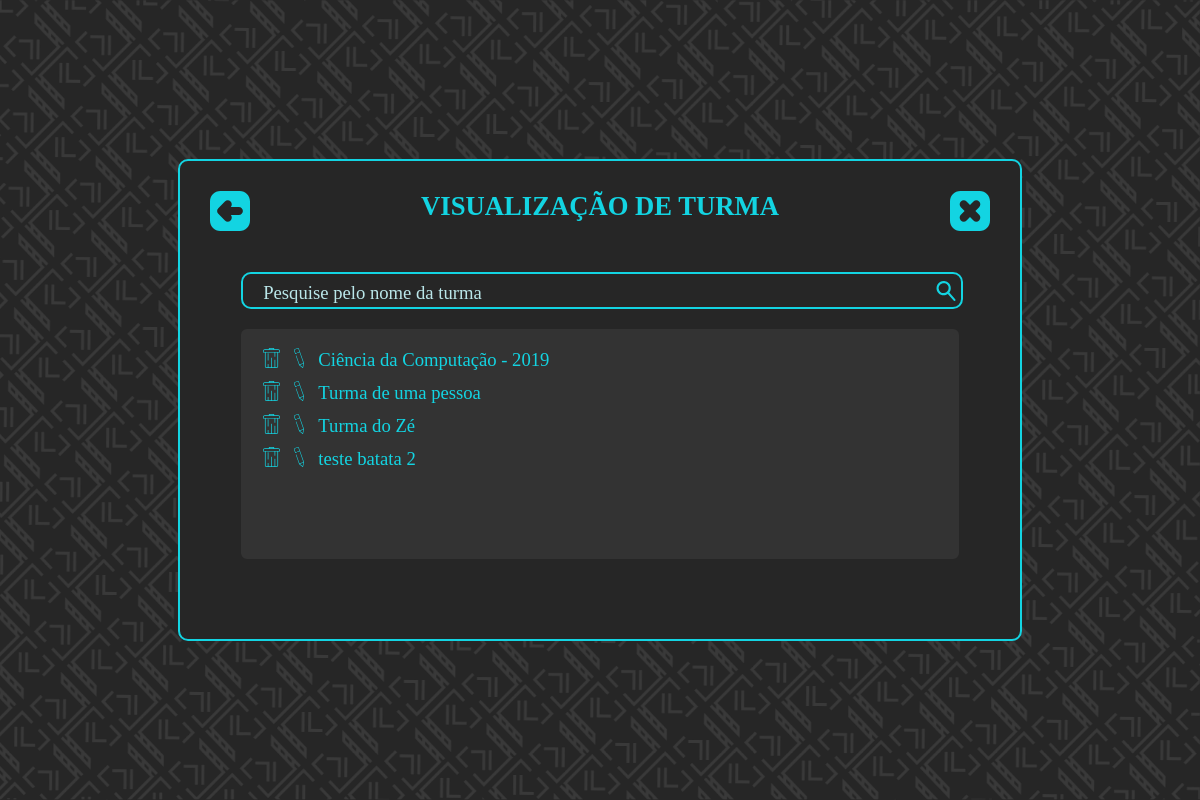
The page /pages/class/show_class (signed in) on the database its author committed.
### tables this page shows
CREATE TABLE turma (
    id_turma   INTEGER      PRIMARY KEY AUTOINCREMENT
                            NOT NULL,
    nome_turma VARCHAR (60) NOT NULL,
    nome_curso VARCHAR (60),
    id_usuario INTEGER      REFERENCES usuario (id_usuario) 
);

### pages/class/show_class/index.php (the view, shortened to what this page needs)
<!DOCTYPE html>
<html lang="pt-br">
  <head>
    <link rel="stylesheet" type="text/css" href="../../../styles/styles.css">
  </head>
  <body>
    <?php
      function getClass($id_user){
      	try{
      		$pdo = new PDO('sqlite:'.$_SESSION['absolute_path_base'].'src/database/database.db');
      		$statement = $pdo->query("SELECT * FROM turma WHERE id_usuario='".$id_user."' ORDER BY nome_turma");
      		$rows = $statement->fetchAll(PDO::FETCH_ASSOC);
      	}catch(PDOException $e){
      		$rows = 0;
      		echo "<pre>";
      		echo $e;
      		echo "</pre>";
      	}
      	return $rows;
      }
      $rows = getClass($_SESSION['id_user']);
      ?>
    <section class="window">
      <div class="container all">
        <div class="title">VISUALIZAÇÃO DE TURMA</div>
        <div class="inner_container">
          <?php
            for ($i = 0; $i < count($rows); $i++) {
              $tr_id[] = "'".strtolower(str_replace(' ','',$rows[$i]['nome_turma']))."'";
            }
           ?>
          <div class="span_input_search">
            <input placeholder="Pesquise pelo nome da turma" type="text" class="input_number inner align_left" id="search" onkeyup="search([<?php echo implode(',', $tr_id); ?>])">
            <label class="search_label" for="search" class="">
            <img class="search_svg" src="../../../assets/Icons/pesquisar.svg">
          </label>
         </div>
          <?php
            echo '<div class="divList">';
            echo '<table class="view_table">';
            echo '<tbody>';
          	for ($i = 0; $i < count($rows); $i++) {
            echo '<tr id="'.str_replace("'", "",$tr_id[$i]).'">';
            echo '<td>';
            echo '<a onclick="return confirm(\'Deseja realmente apagar '. $rows[$i]["nome_turma"].'?\');" href="delete_class/settings.php?id_class='.$rows[$i]['id_turma'].'"><img src="../../../assets/Icons/excluir.svg" height=20></a>';
            echo '</td>';
            echo '<td>';
          	echo '<a href="edit_class?id_class='.$rows[$i]['id_turma'].'"><img src="../../../assets/Icons/editar.svg" height=20></a>';
            echo '</td>';
            echo '<td>';
          	echo $rows[$i]['nome_turma'];
            echo '</td>';
            echo '</tr>';
          	}
            echo '</tbody>';
            echo '</table>';
            echo '</div>';
          ?>
        </div>
        <a href='../../menu'><img src="../../../assets/Icons/voltar.svg" class="icon_voltar"></a>
        <a href='desconectar.php' onclick="return confirm('Tem certeza que deseja sair?')"><img src="../../../assets/Icons/fechar.svg" class="icon_fechar"></a>
      </div>
    </section>
  </body>
</html>

### styles/styles.css (style rules this page uses)
:root { --font_size: 20pt; --font_size_medium: 14pt; --main_color: #13D4E2; --second_color: #BAE6E9; --third_color: #f9f9f9; --bg_color_main: rgb(38, 38, 38); --bg_color_second: rgb(51, 51, 51); --danger-color-200: rgb(179, 21, 21); --danger-color-400: rgb(206, 80, 80); }
* { font-family:Calibri; font-size:var(--font_size); }
html { scroll-behavior: smooth; background-color: var(--bg_color_main); width: 100%; }
body { width: 100%; background-color: var(--bg_color_main); margin: 0px; }
input { background-color: var(--bg_color_main); }
.window { min-height: 100vh; display: flex; flex-direction: column; align-items: center; justify-content: center; background: url('../assets/BG_01.png') center center no-repeat fixed; background-color: var(--bg_main_color); -webkit-background-size: cover; -moz-background-size: cover; -o-background-size: cover; background-size: cover; }
table { border-collapse: collapse; }
.input_number { border:none; border-radius: 10px; color: var(--main_color); padding-left: 10px; padding-right: 10px; text-align: center; --length_container:min-content; width: 35px; }
.search_svg { cursor: pointer; width: 20px; padding: 5px; }
.span_input_search { position: relative; display: flex; flex-direction: row; align-items: center; justify-content: space-between; --length_container:min-content; width: 100%; border:solid 2px var(--main_color); border-radius: 10px; margin-bottom: 20px; }
.search_label { position: relative; display: flex; }
.container { background-color: var(--bg_color_main); position: relative; display: flex; text-align: center; flex-direction: column; --length_container:max-content; width: var(--length_container); height: var(--length_container); border-style: solid; padding: 30px; border-width: 2px; border-radius: 10px; border-color: var(--main_color); margin: 50px 0px; }
.inner_container { position: relative; display: flex; flex-direction: column; --length_container:max-content; height: var(--length_container); padding-left: 4%; padding-right: 4%; padding-top: 20px; margin-bottom: 20px; }
.inner { position: relative; width: 100%; }
.title { padding-bottom: 30px; font-weight: bold; color: var(--main_color); }
.icon_fechar { width: 40px; position: absolute; top: 30px; right: 30px; }
.icon_voltar { width: 40px; position: absolute; top: 30px; left: 30px; }
.all { width: 65%; }
.align_left { text-align: left; }
.view_table td { text-align: left; font-size: var(--font_size_medium); color: var(--main_color); padding: 0px 7px 2px 7px; }
.divList { height: 200px; overflow-y : scroll; background-color: var(--bg_color_second); border: solid 5px var(--bg_color_second); padding: 10px; border-radius: 6px 6px; margin-bottom: 30px; }
a { text-decoration: none; }

### rows shown on the page
turma: nome_turma "Ciência da Computação - 2019"
turma: nome_turma "Turma de uma pessoa"
turma: nome_turma "Turma do Zé"
turma: nome_turma "teste batata 2"
